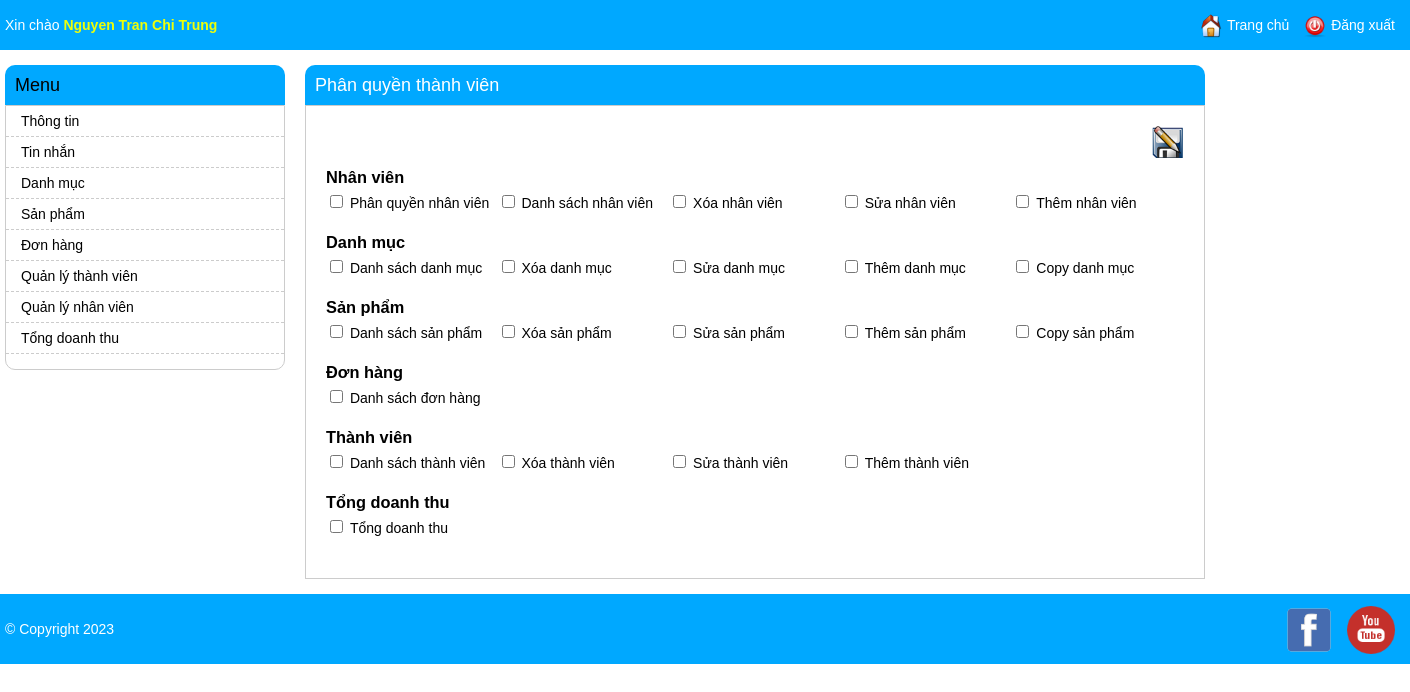
The app's page /admin/user_privilege.php?id=26 (signed in) with its own data.
### tables this page shows
CREATE TABLE `privilege_group` (
  `id` int(11) NOT NULL,
  `name` varchar(100) NOT NULL,
  `position` int(11) NOT NULL,
  `created_time` int(11) NOT NULL,
  `last_updated` int(11) NOT NULL
);

CREATE TABLE `privilege` (
  `id` int(11) NOT NULL,
  `group_id` int(11) NOT NULL,
  `name` varchar(100) NOT NULL,
  `url_match` varchar(255) NOT NULL,
  `created_time` int(11) NOT NULL,
  `last_updated` int(11) NOT NULL
);

### function.php (called while the page is built, shortened)
<?php
function checkPrivilege($uri = false)
{
  $uri = $uri != false? $uri :  $_SERVER['REQUEST_URI'];
    $privileges = $_SESSION['current_user']['privileges'];
     $privileges = implode("|", $privileges);
     preg_match('/dashboard\.php$|'.$privileges ."/", $uri, $matches);
return !empty($matches);
}
?>

### admin/user_privilege.php (the view, shortened to what this page needs)
<?php
include 'header.php';
if (!empty($_SESSION['current_user'])) {
    ?>
    <div class="main-content">
        <h1>Phân quyền thành viên</h1>
        <div id="content-box">
            <?php
            if (!empty($_GET['action']) && $_GET['action'] == "save"
            ) {
                $data = $_POST;
                $insertString = "";
                $deleteOldPrivileges = mysqli_query($con, "DELETE FROM `user_privilege` WHERE `user_id` = ".$data['user_id']);
                foreach ($data['privileges'] as $insertPrivilege) {
                    $insertString .= !empty($insertString) ? "," : "";
                    $insertString .= "(NULL, " . $data['user_id'] . ", " . $insertPrivilege . ", '1698075641', '1698075641')";
                }
                $insertPrivilege = mysqli_query($con, "INSERT INTO `user_privilege` (`id`, `user_id`, `privilege_id`, `created_time`, `last_updated`) VALUES " . $insertString);
                if(!$insertPrivilege){
                    $error = "Phân quyền không thành công. Xin thử lại";
                }
                ?>
                <?php if(!empty($error)){ ?>
                    echo $error;
                <?php } else { ?>
                    Phân quyền thành công. <a href="user_listing.php">Quay lại danh sách thành viên</a>
                <?php } ?>
            <?php } else { ?>
                <?php
                $privileges = mysqli_query($con, "SELECT * FROM `privilege`");
                $privileges = mysqli_fetch_all($privileges, MYSQLI_ASSOC);
                $privilegeGroup = mysqli_query($con, "SELECT * FROM `privilege_group` ORDER BY `privilege_group`.`position` ASC");
                $privilegeGroup = mysqli_fetch_all($privilegeGroup, MYSQLI_ASSOC);
                ?>
                <form id="editing-form" method="POST" action="?action=save" enctype="multipart/form-data">
                    <input type="submit" title="Lưu thành viên" value="" />
                    <?php foreach ($privilegeGroup as $group) { ?>
                        <div class="privilege-group">
                            <h3 class="group-name"><?= $group['name'] ?></h3>
                            <ul>
                                <?php foreach ($privileges as $privilege) { ?>
                                    <?php if ($privilege['group_id'] == $group['id']) { ?>
                                        <li>
                                            <input type="checkbox"
                                                value="<?= $privilege['id'] ?>" id="privilege_<?= $privilege['id'] ?>" name="privileges[]" />
                                            <label for="privilege_<?= $privilege['id'] ?>"><?= $privilege['name'] ?></label>
                                        </li>
                                    <?php } ?>
                                <?php } ?>
                            </ul>
                        </div>
                    <?php } ?>
                </form>
            <?php } ?>
        </div>
    </div>
    <?php
}
include './footer.php';
?>

### admin/header.php (shortened to what this page needs)
<!DOCTYPE html>
<html>
    <head>
        <link rel="stylesheet" type="text/css" href="../css/admin_style.css" >
    </head>
    <body>
        <?php
        include '../function.php';
             $user = $_SESSION['current_user'];
            if (!empty($user)) {
            ?>
            <div id="admin-heading-panel">
                <div class="container">
                    <div class="left-panel">
                    Xin chào <span><?= $user['fullname'] ?></span>
                    </div>
                    <div class="right-panel">
                        <img height="24" src="../images/home.png" />
                        <a href="../index.php">Trang chủ</a>
                        <img height="24" src="../images/logout.png" />
                        <a href="logout.php">Đăng xuất</a>
                    </div>
                </div>
            </div>
            <div id="content-wrapper">
                <div class="container">
                    <div class="left-menu">
                        <div class="menu-heading"> <a href="dashboard.php" style="color: black;"> Menu</a></div>
                        <div class="menu-items">
                            <ul>
                                <li><a href="dashboard.php">Thông tin</a></li>
                                <li><a href="../about.php">Tin nhắn</a></li>
                                <?php if (checkPrivilege('menu_listing.php')) { ?>
                                    <li><a href="menu_listing.php">Danh mục</a></li>
                                <?php } ?>
                                <?php if (checkPrivilege('product_listing.php')) { ?>
                                    <li><a href="product_listing.php">Sản phẩm</a></li>
                                <?php } ?>
                                <?php if (checkPrivilege('order_listing.php')) { ?>
                                    <li><a href="order_listing.php">Đơn hàng</a></li>
                                <?php } ?>
                                <?php if (checkPrivilege('member_listing.php')) { ?>
                                    <li><a href="member_listing.php">Quản lý thành viên</a></li>
                                <?php } ?>
                                <?php if (checkPrivilege('user_listing.php')) { ?>
                                    <li><a href="user_listing.php">Quản lý nhân viên</a></li>
                                <?php } ?>
                                <?php if (checkPrivilege('sum.php')) { ?>
                                    <li><a href="sum.php">Tổng doanh thu</a></li>
                                <?php } ?>
                            </ul>
                        </div>
                    </div>
                <?php } ?>

### admin/footer.php (shortened to what this page needs)
<?php if (!empty($_SESSION['current_user'])) { ?>
</div>
</div>
<div id="admin-footer">
    <div class="container">
        <div class="left-panel">
            © Copyright 2023
        </div>
        <div class="right-panel">
            <a target="_blank" href="https://www.facebook.com/trungper.08" title="Nhóm 8"><img
                    height="48" src="../images/R.png" /></a>
            <a target="_blank" href="https://www.youtube.com/channel/UCcBTwGffVjcz3dlXEaLnToQ"
                title="Youtube nhóm 8"><img height="48" src="../images/youtube.png" /></a>
        </div>
    </div>
</div>
<?php } ?>
</body>
</html>

### css/admin_style.css (style rules this page uses)
body { font-family: arial; padding: 0; margin: 0; font-size: 14px; }
.container { width: 1400px; margin: 0 auto; }
h1 { text-align: center; }
a { text-decoration: none; }
#admin-heading-panel { background: rgb(0, 168, 255); height: 50px; line-height: 50px; color: #fff; }
#admin-heading-panel a { color: #fff; }
.left-panel { float: left; }
.left-panel span { color: #eeff09; font-weight: bold; }
.right-panel { float: right; }
.right-panel img { vertical-align: middle; }
.right-panel a { margin-right: 10px; }
.left-menu { float: left; width: 280px; }
.main-content { float: left; width: 900px; margin-left: 20px; }
.main-content h1 { margin: 0; text-align: left; background: rgb(0, 168, 255); color: #fff; font-size: 18px; font-weight: normal; line-height: 40px; border-radius: 10px 10px 0 0; padding: 0 10px; }
#admin-footer { background: rgb(0, 168, 255); padding: 5px 0; line-height: 60px; color: #FFF; }
#content-wrapper .container { padding: 15px 0; }
.menu-heading { background: rgb(0, 168, 255); line-height: 20px; padding: 10px; color: #FFF; border-radius: 10px 10px 0 0; font-size: 18px; }
.menu-items ul { margin: 0; padding: 0; }
.menu-items ul li { list-style: none; line-height: 30px; border-bottom: 1px dashed #ccc; padding-left: 15px; }
.menu-items ul li a { color: #000; }
.menu-items ul li:first-child { border-top: 0; }
.menu-items { padding: 0 0px 15px 0px; border: 1px solid #ccc; border-radius: 0 0 10px 10px; }
#content-box { border: 1px solid #ccc; padding: 20px; }
#editing-form label { width: 150px; display: inline-block; float: left; }
#editing-form input { margin-bottom: 10px; line-height: 32px; float: left; }
#editing-form input[type=submit] { float: right; background: url('../images/save.png') center center no-repeat; background-size: 32px 32px; height: 32px; width: 32px; border: 0; cursor: pointer; }
.privilege-group { margin-bottom: 15px; }
.group-name { margin: 0; padding-bottom: 5px; }
.privilege-group ul { margin: 0; padding: 0; }
.privilege-group ul li { float: left; width: 20%; list-style: none; }
#editing-form .privilege-group ul li input { float: none; }
#editing-form .privilege-group ul li label { float: none; width: auto; }

### records on screen
privilege_group: name "Nhân viên"
privilege: name "Phân quyền nhân viên"
privilege: name "Danh sách nhân viên"
privilege: name "Xóa nhân viên"
privilege: name "Sửa nhân viên"
privilege: name "Thêm nhân viên"
privilege_group: name "Danh mục"
privilege: name "Danh sách danh mục"
privilege: name "Xóa danh mục"
privilege: name "Sửa danh mục"
privilege: name "Thêm danh mục"
privilege: name "Copy danh mục"
privilege_group: name "Sản phẩm"
privilege: name "Danh sách sản phẩm"
privilege: name "Xóa sản phẩm"
privilege: name "Sửa sản phẩm"
privilege: name "Thêm sản phẩm"
privilege: name "Copy sản phẩm"
privilege_group: name "Đơn hàng"
privilege: name "Danh sách đơn hàng"
privilege_group: name "Thành viên"
privilege: name "Danh sách thành viên"
privilege: name "Xóa thành viên"
privilege: name "Sửa thành viên"
privilege: name "Thêm thành viên"
privilege_group: name "Tổng doanh thu"
privilege: name "Tổng doanh thu"

### other values on screen
$user['fullname'] "Nguyen Tran Chi Trung"
